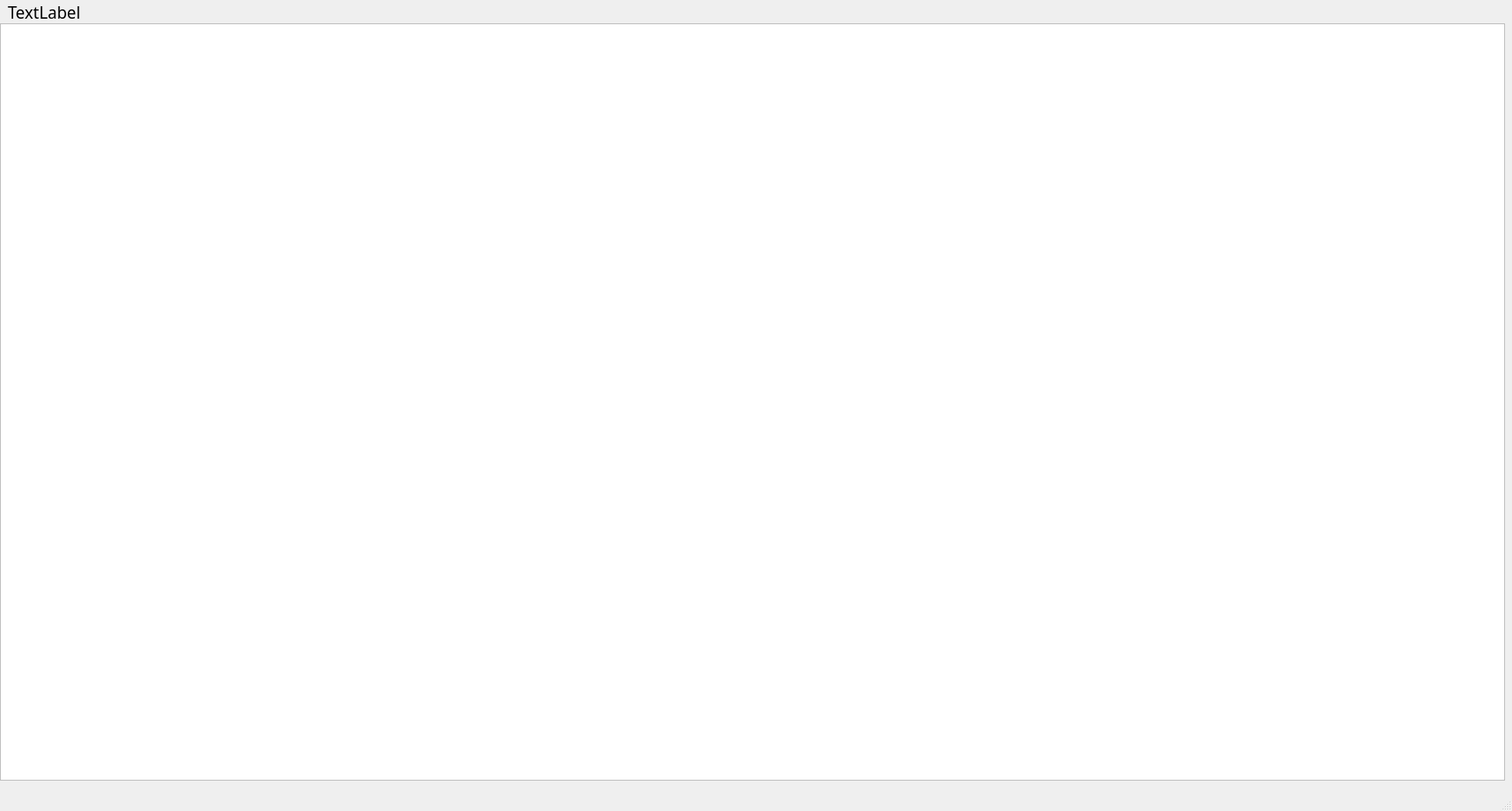
<?xml version="1.0" encoding="UTF-8"?>
<ui version="4.0">
 <class>SubWindow</class>
 <widget class="QMainWindow" name="SubWindow">
  <property name="geometry">
   <rect>
    <x>0</x>
    <y>0</y>
    <width>1940</width>
    <height>1040</height>
   </rect>
  </property>
  <property name="windowTitle">
   <string>SHOP</string>
  </property>
  <widget class="QWidget" name="centralwidget">
   <widget class="QLabel" name="label">
    <property name="geometry">
     <rect>
      <x>10</x>
      <y>0</y>
      <width>181</width>
      <height>31</height>
     </rect>
    </property>
    <property name="font">
     <font>
      <family>標楷體</family>
      <pointsize>16</pointsize>
     </font>
    </property>
    <property name="text">
     <string>TextLabel</string>
    </property>
    <property name="alignment">
     <set>Qt::AlignLeading|Qt::AlignLeft|Qt::AlignVCenter</set>
    </property>
   </widget>
   <widget class="QTableWidget" name="tableWidget">
    <property name="geometry">
     <rect>
      <x>0</x>
      <y>30</y>
      <width>1931</width>
      <height>971</height>
     </rect>
    </property>
   </widget>
  </widget>
  <widget class="QMenuBar" name="menubar">
   <property name="geometry">
    <rect>
     <x>0</x>
     <y>0</y>
     <width>1940</width>
     <height>21</height>
    </rect>
   </property>
  </widget>
  <widget class="QStatusBar" name="statusbar"/>
 </widget>
 <resources/>
 <connections/>
</ui>
